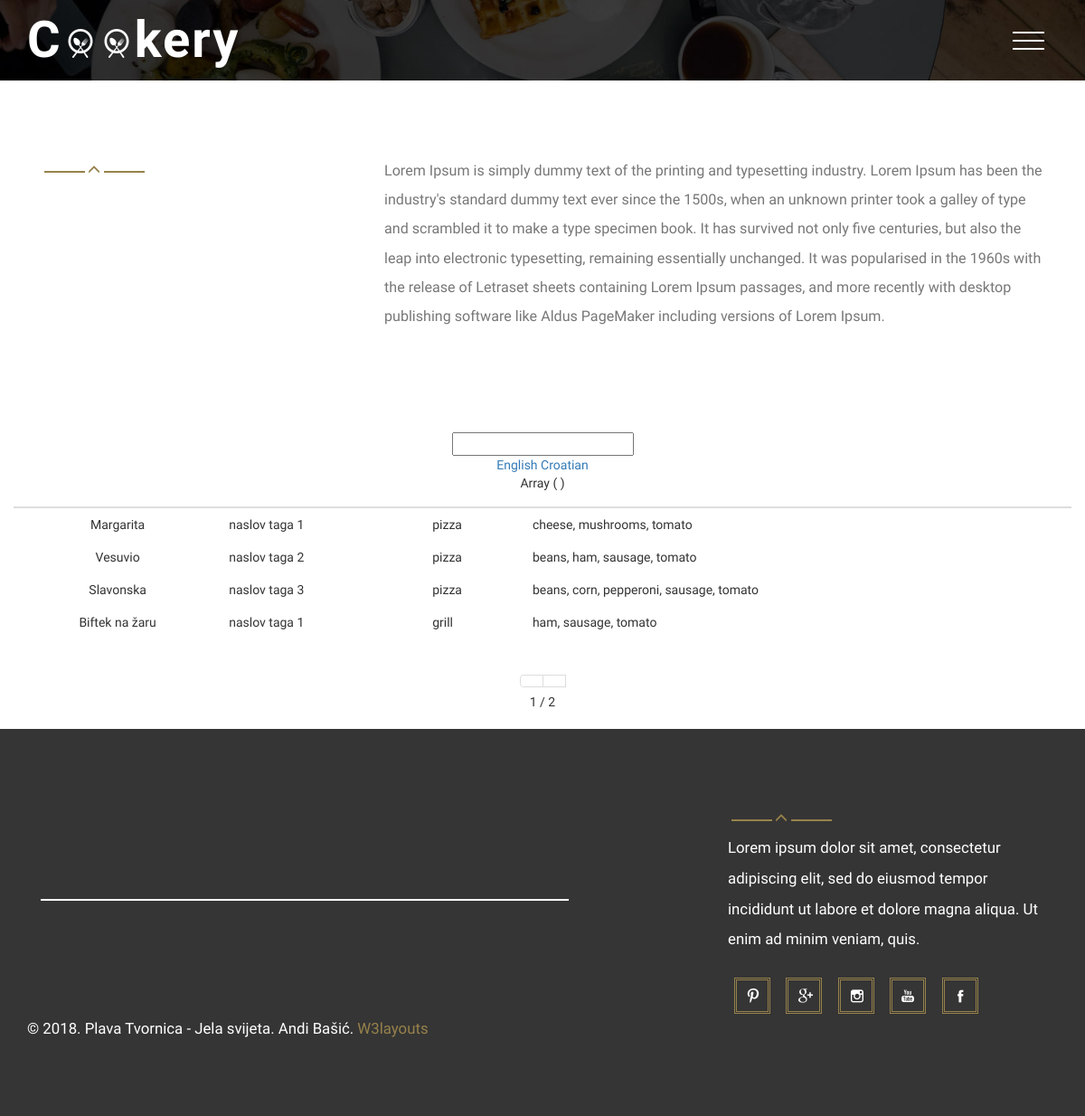
Page /menu.php on the committed database.
### tables this page shows
create table jelo(
sifra int not null primary key auto_increment,
nazivJelo varchar(50) not null,
opis varchar(50),
cijena int,
tag int not null,
kategorija int null

);

create table tag(
sifra int not null primary key auto_increment,
nazivTag varchar(50) not null,
slug varchar(50) not null
);

create table kategorija(
sifra int not null primary key auto_increment,
nazivKategorija varchar(50) not null,
nazivKategorija_en varchar(50) not null,
slug varchar(50) not null
);

### konfiguracija.php (called while the page is built, shortened)
<?php
$brojRezultataPoStranici=4;

### menu.php (the view, shortened to what this page needs)
<?php include_once 'konfiguracija.php';
$stranica = isset($_GET["stranica"]) ? $_GET["stranica"] : 1;?>
<!DOCTYPE html>
<html>
<head>
	<?php include_once 'include/head.php'; ?>
</head>
<body>
	<?php include_once 'include/menu-menu.php'; ?>
  <?php include_once 'include/content-menu.php'; ?>
	   <section class="head index-part-1">
          <div class="wow">
          <div class="container">
            <div class="row">
               <div class="font-1 helmet text-center">
               <form method="get">
                  <input type="text" name="uvjet"
                  placeholder="<?php echo $lang['term'];?>"
                  value="<?php echo isset($_GET["uvjet"]) ? $_GET["uvjet"] : "" ?>" />
                </form>
                <ul>
                 <a href="?lang=english">English</a>
                 <a href="?lang=croatian">Croatian</a>
                </ul>
                <?php
                $uvjet = "%" . (isset($_GET["uvjet"]) ? $_GET["uvjet"] : "") . "%";
                print_r($_SESSION);
                if(isset($_SESSION['croatian'])){
                $izraz = $veza->prepare("
                  select
                    count(DISTINCT a.sifra)
                  from jelo a
          					inner join tag b on a.tag=b.sifra
          					inner join kategorija c on a.kategorija=c.sifra
                    inner join jelo_sastojak d on a.sifra=d.jelo
                    inner join sastojak e on d.sastojak=e.sifra
                  where concat(a.nazivJelo,b.nazivTag,c.nazivKategorija,e.nazivSastojak) like :uvjet");
                }else{
                $izraz = $veza->prepare("
                  select
                    count(DISTINCT a.sifra)
                  from jelo a
                    inner join tag b on a.tag=b.sifra
                    inner join kategorija c on a.kategorija=c.sifra
                    inner join jelo_sastojak d on a.sifra=d.jelo
                    inner join sastojak_en e on d.sastojak=e.sifra
                  where concat(a.nazivJelo,b.nazivTag,c.nazivKategorija,e.nazivSastojak_en) like :uvjet");
                }
                $izraz->execute(array("uvjet"=>$uvjet));
                $ukupnoRedova = $izraz->fetchColumn();
                $ukupnoStranica = ceil($ukupnoRedova/$brojRezultataPoStranici);
                ?>
                <div class="table-responsive">
                  <table class="table">
                    <thead>
                      <tr>
                        <th><?php echo $lang['meal'];?></th>
                        <th><?php echo $lang['tag'];?></th>
                        <th><?php echo $lang['category'];?></th>
                        <th><?php echo $lang['ingredient'];?></th>
                      </tr>
                    </thead>
                    <tbody>
                <?php
                if(isset($_SESSION['croatian'])){
                $izraz = $veza->prepare("
                  select
                    a.sifra,
                    a.nazivJelo,
                    a.opis,
                    a.cijena,
                    b.nazivTag,
                    c.nazivKategorija,
                    GROUP_CONCAT(DISTINCT e.nazivSastojak SEPARATOR ', ') as nazivSastojak
                  from jelo a
          				  inner join tag b on a.tag=b.sifra
          				  inner join kategorija c on a.kategorija=c.sifra
                    inner join jelo_sastojak d on a.sifra=d.jelo
                    inner join sastojak e on d.sastojak=e.sifra
                  where concat(a.nazivJelo,b.nazivTag,c.nazivKategorija,e.nazivSastojak) like :uvjet
                  group by a.sifra, a.nazivJelo order by 1 limit :stranica, :brojRezultataPoStranici
                  ");
              }else{
                $izraz = $veza->prepare("
                  select
                    a.sifra,
                    a.nazivJelo,
                    a.opis,
                    a.cijena,
                    b.nazivTag,
                    c.nazivKategorija,
                    GROUP_CONCAT(DISTINCT e.nazivSastojak_en SEPARATOR ', ') as nazivSastojak
                  from jelo a
                    inner join tag b on a.tag=b.sifra
                    inner join kategorija c on a.kategorija=c.sifra
                    inner join jelo_sastojak d on a.sifra=d.jelo
                    inner join sastojak_en e on d.sastojak=e.sifra
                  where concat(a.nazivJelo,b.nazivTag,c.nazivKategorija,e.nazivSastojak_en) like :uvjet
                  group by a.sifra, a.nazivJelo order by 1 limit :stranica, :brojRezultataPoStranici
                  ");
              }
                $izraz->bindValue("stranica", $stranica* $brojRezultataPoStranici -  $brojRezultataPoStranici , PDO::PARAM_INT);
                $izraz->bindValue("brojRezultataPoStranici", $brojRezultataPoStranici, PDO::PARAM_INT);
                $izraz->bindParam("uvjet", $uvjet);
                $izraz->execute();
                $rezultati = $izraz->fetchAll(PDO::FETCH_OBJ);
                ?>
                   <?php
                     foreach ($rezultati as $red):
                   ?>
                      <tr>
                        <td><?php echo $red->nazivJelo; ?></td>
                        <td><?php echo $red->nazivTag; ?></td>
                        <td><?php echo $red->nazivKategorija; ?></td>
                        <td><?php echo $red->nazivSastojak; ?></td>
                      </tr>
                     <?php endforeach; ?>
                    </tbody>
                  </table>
              <?php
               if($ukupnoRedova>$brojRezultataPoStranici){
                include 'paginacija.php';
              }
              ?>
                  </div>
               </div>
            </div>
          </div>
        </div>
    </section>
	<?php include_once 'include/footer.php'; ?>
</body>
</html>

### include/head.php (shortened to what this page needs)
<link href="css/bootstrap.css" rel="stylesheet" type="text/css" media="all" />
<link href="css/style.css" rel="stylesheet" type="text/css" media="all" />
<link href="css/styles.css" rel="stylesheet">
	<link rel="stylesheet" type="text/css" href="css/component.css" />
<link href="css/animate.min.css" rel="stylesheet">

### include/menu-menu.php (shortened to what this page needs)
<div class="header head">
	<div class="container">
		<div class="logo animated wow pulse" data-wow-duration="1000ms" data-wow-delay="500ms">
			<h1><a href="index.php"><span>C</span><img src="images/oo.png" alt=""><img src="images/oo.png" alt="">kery</a></h1>
		</div>
		<div class="nav-icon">
			<a href="#" class="navicon"></a>
		</div>
	<div class="clearfix"></div>
	</div></div>

### include/content-menu.php (shortened to what this page needs)
<div class="menu">
	<div class="container">
		<div class="menu-top">
			<div class="col-md-4 menu-left animated wow fadeInLeft" data-wow-duration="1000ms" data-wow-delay="500ms">
				<label><i class="glyphicon glyphicon-menu-up"></i></label>
			</div>
			<div class="col-md-8 menu-right animated wow fadeInRight" data-wow-duration="1000ms" data-wow-delay="500ms">
				<p>Lorem Ipsum is simply dummy text of the printing and typesetting industry. Lorem Ipsum has been the industry's standard dummy text ever since the 1500s, when an unknown printer took a galley of type and scrambled it to make a type specimen book. It has survived not only five centuries, but also the leap into electronic typesetting, remaining essentially unchanged. It was popularised in the 1960s with the release of Letraset sheets containing Lorem Ipsum passages, and more recently with desktop publishing software like Aldus PageMaker including versions of Lorem Ipsum.</p>
			</div>
			<div class="clearfix"> </div>
		</div>
	</div>
</div>

### paginacija.php (shortened to what this page needs)
<?php
include_once 'konfiguracija.php';
?>
<ul class="pagination text-center">
  <li class="pagination-previous"><a href="?stranica=<?php echo $stranica - 1; ?>&uvjet=<?php echo isset($_GET["uvjet"]) ? $_GET["uvjet"] : "" ?>"><?php echo $lang['previous'];?></a></li>
  <li class="pagination-next"><a href="?stranica=<?php echo $stranica + 1; ?>&uvjet=<?php echo isset($_GET["uvjet"]) ? $_GET["uvjet"] : "" ?>"><?php echo $lang['next'];?></a></li><br>
     <li><?php echo $stranica ?> / <?php echo $ukupnoStranica; ?></li>
</ul>

### include/footer.php (shortened to what this page needs)
<div class="footer">
		<div class="container">
			<div class="footer-head">
				<div class="col-md-8 footer-top animated wow fadeInRight" data-wow-duration="1000ms" data-wow-delay="500ms">
					<ul class=" in">
					</ul>
						<span><?php echo $lang['variation1'];?></span>
				</div>
				<div class="col-md-4 footer-bottom  animated wow fadeInLeft" data-wow-duration="1000ms" data-wow-delay="500ms">
					<label><i class="glyphicon glyphicon-menu-up"></i></label>
					<p>Lorem ipsum dolor sit amet, consectetur adipiscing elit, sed do eiusmod tempor incididunt ut labore et dolore magna aliqua. Ut enim ad minim veniam, quis.</p>
					<ul class="social-ic">
						<li><a href="#"><i></i></a></li>
						<li><a href="#"><i class="ic"></i></a></li>
						<li><a href="#"><i class="ic1"></i></a></li>
						<li><a href="#"><i class="ic2"></i></a></li>
						<li><a href="#"><i class="ic3"></i></a></li>
					</ul>
				</div>
			<div class="clearfix"> </div>
			</div>
			<p class="footer-class animated wow bounce" data-wow-duration="1000ms" data-wow-delay="500ms">&copy; 2018. Plava Tvornica - Jela svijeta. Andi Bašić. <?php echo $lang['design'];?> <a href="http://w3layouts.com/" target="_blank">W3layouts</a> </p>
		</div>
	</div>

### css/style.css (style rules this page uses)
body { background:#fff; font-family: 'Open Sans Condensed', sans-serif; }
body a { transition: 0.5s all; -webkit-transition: 0.5s all; -o-transition: 0.5s all; -moz-transition: 0.5s all; -ms-transition: 0.5s all; }
ul { padding: 0; margin: 0; }
h1,h2,h3,h4,h5,h6,label,p { margin:0; }
.logo { float:left; }
.logo h1 { font-family: 'Raleway', sans-serif; font-size: 4em; font-weight: 700; letter-spacing: 2px; }
.logo a { color: #fff; text-decoration:none; }
.logo a img { margin: 0px 4px; }
.nav-icon { float: right; margin-top: 1.5em; }
.header { background:url(../images/2.jpg) no-repeat left; width:100%; background-size:cover; min-height:750px; display:block; padding-top: 1em; }
.head { min-height:89px; }
.footer { background-color: #353535; padding: 6em 0; }
.footer-top span { font-size: 2em; color: #fff; font-family: 'Raleway', sans-serif; border-top: 2px solid #fff; width: 80%; display: block; margin: 3em 0; }
p.footer-class { font-size: 1.2em; color: #fff; }
p.footer-class a { text-decoration:none; color:#97824B; }
.footer-bottom p { font-size:1.2em; color:#fff; margin-bottom: 1.5em; line-height:2em; }
.footer-bottom label { display: block; margin: 0.4em 0; }
.footer-bottom label:before, .footer-bottom label:after { width: 45px; height: 2px; display: inline-block; vertical-align: middle; content: ""; margin: 0 1%; background-color: #97824b; }
.footer-bottom i { font-size: 1em; color: #97824b; }
.social-ic li { display:inline-block; }
.social-ic li a i { width: 40px; height: 40px; display: block; background: url(../images/img-sprite.png)no-repeat 0px 2px; margin: 0 0.5em; transition: 0.5s all; -webkit-transition: 0.5s all; -o-transition: 0.5s all; -moz-transition: 0.5s all; -ms-transition: 0.5s all; border:3px double #97824b; }
.social-ic li a i.ic { background: url(../images/img-sprite.png)no-repeat -75px 2px; }
.social-ic li a i.ic1 { background: url(../images/img-sprite.png)no-repeat -145px 2px; }
.social-ic li a i.ic2 { background: url(../images/img-sprite.png)no-repeat -229px 2px; }
.social-ic li a i.ic3 { background: url(../images/img-sprite.png)no-repeat -305px 2px; }
.menu-top { padding: 0em 0 2em; }
.menu-right p { font-size:1.15em; color:#777; line-height: 2em; }
.menu-left label { display: block; margin: 0.4em 0; }
.menu-left label:before,.menu-left label:after { width: 45px; height: 2px; display: inline-block; vertical-align: middle; content: ""; margin: 0 1%; background-color: #97824b; }
.menu-left i { font-size:1em; color:#97824b; }
.menu { padding: 6em 0; }
.table > thead > tr > th, .table > tbody > tr > th, .table > tfoot > tr > th, .table > thead > tr > td, .table > tbody > tr > td, .table > tfoot > tr > td { padding: 8px; line-height: 1.42857143; vertical-align: top; border-top: none; }

### css/styles.css (style rules this page uses)
body { background:#fff; font-family: 'Open Sans Condensed', sans-serif; }
.navicon { background: transparent; position: relative; height: 30px; display: inline-block; z-index: 99; -webkit-transition: linear 0.5s all; transition: linear 0.5s all; width:50px; }
.navicon:before, .navicon:after { background: #fff; -webkit-backface-visibility: hidden; backface-visibility: hidden; content: ""; height: 2px; left: 0; -webkit-transition: 0.8s ease; transition: 0.8s ease; width: 35px; }
.navicon:before { box-shadow: #fff 0 9px 0 0; position: absolute; top: 0; }
.navicon:after { position: absolute; top: 18px; }

### menu.php (style rules this page uses)
table tbody tr td:nth-child(2), table tbody tr td:nth-child(3), table tbody tr td:nth-child(4) { text-align: left; }

### rows in the picture
jelo: nazivJelo "Margarita", tag.nazivTag "naslov taga 1", kategorija.nazivKategorija "pizza", nazivSastojak "cheese, mushrooms, tomato"
jelo: nazivJelo "Vesuvio", tag.nazivTag "naslov taga 2", kategorija.nazivKategorija "pizza", nazivSastojak "beans, ham, sausage, tomato"
jelo: nazivJelo "Slavonska", tag.nazivTag "naslov taga 3", kategorija.nazivKategorija "pizza", nazivSastojak "beans, corn, pepperoni, sausage, tomato"
jelo: nazivJelo "Biftek na žaru", tag.nazivTag "naslov taga 1", kategorija.nazivKategorija "grill", nazivSastojak "ham, sausage, tomato"

### other values in the picture
$stranica "1"
$ukupnoStranica "2"
